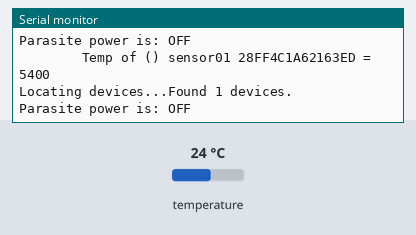
The sketch below on a simulated Arduino Uno, built with avr-gcc and run on an emulated ATmega328P. On the bench: the last lines printed to the serial monitor. The test bench sets the inputs (shaded band); at power-on: temperature 24 °C.

Above: at 6.6 s.
6.7 s: temperature set to 12 °C
At 9.3 s:
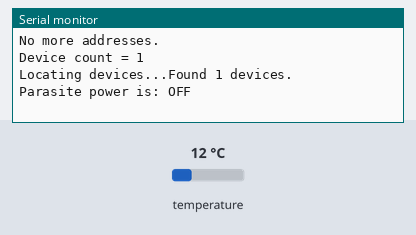
11.8 s: temperature set to 19 °C
At 13.53 s:
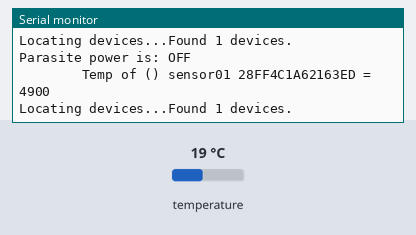
Timing chart, 0 to 15.0 s (numbered marks = the images above; inputs shaded):
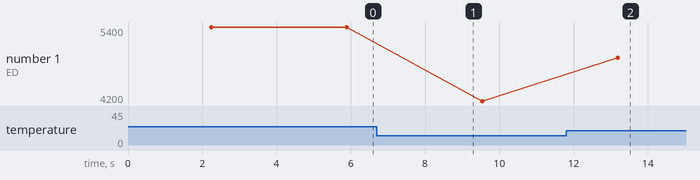

The sketch:

Tempsensor_Dynamic_serial_read_adding_sensor_name_try_rti_2.ino
```cpp
#include <OneWire.h>
#include <DallasTemperature.h>

// OneWire DS18S20, DS18B20, DS1822 Temperature Example
//
// http://www.pjrc.com/teensy/td_libs_OneWire.html
//
// The DallasTemperature library can do all this work for you!
// https://github.com/milesburton/Arduino-Temperature-Control-Library


#define ONE_WIRE_BUS 10

OneWire  ds(ONE_WIRE_BUS);  // on pin 10 (a 4.7K resistor is necessary)

DallasTemperature sensors(&ds);

int sensornumber = 0;

//romserials[20] = romserial1, romserial2, romserial3, romserial4, romserial5, romserial6, romserial7, romserial8, romserial9, romserial10, romserial11, romserial12, romserial13, romserial14, romserial15, romserial16, romserial17, romserial18, romserial19, romserial20;

void setup(void) {
  Serial.begin(9600);
      // Start up the library
  sensors.begin();
}

void loop(void) {
  // locate devices on the bus
  Serial.print("Locating devices...");
  Serial.print("Found ");
  Serial.print(sensors.getDeviceCount(), DEC);
  Serial.println(" devices.");
delay(500);
    Serial.print("Parasite power is: ");
  if (sensors.isParasitePowerMode()) Serial.println("ON");
  else Serial.println("OFF");
delay(500);

  byte i;
  byte present = 0;
  byte type_s;
  byte data[9];
  byte addr[8];
  int celsius;
  int celsiusstringlength;
//  int sensornumber = 0;

  String romserial;

  if ( !ds.search(addr)) {
    Serial.println("No more addresses.");
    Serial.print("Device count = ");
    Serial.print(sensornumber);
    Serial.println();
    ds.reset_search();
    sensornumber = 0;
    delay(400);
    return;
  }

 // Serial.print("ROM =");
  for( i = 0; i < 8; i++) {
    Serial.write(' ');
 //   Serial.print(addr[i], HEX);
  }

  if (OneWire::crc8(addr, 7) != addr[7]) {
  //    Serial.println("CRC is not valid!");
      return;
  }
 // Serial.println();

  // the first ROM byte indicates which chip
  switch (addr[0]) {
    case 0x10:
  //    Serial.println("  Chip = DS18S20");  // or old DS1820
      type_s = 1;
      break;
    case 0x28:
  //    Serial.println("  Chip = DS18B20");
      type_s = 0;
      break;
    case 0x22:
  //    Serial.println("  Chip = DS1822");
      type_s = 0;
      break;
    default:
  //    Serial.println("Device is not a DS18x20 family device.");
      return;
  }

  ds.reset();
  ds.select(addr);
  ds.write(0x44, 1);        // start conversion, with parasite power on at the end

  delay(1200);     // maybe 750ms is enough, maybe not
  // we might do a ds.depower() here, but the reset will take care of it.

  present = ds.reset();
  ds.select(addr);
  ds.write(0xBE);         // Read Scratchpad

  //Serial.print("  Data = ");
  //Serial.print(present, HEX);
  //Serial.print(" ");
  for ( i = 0; i < 9; i++) {           // we need 9 bytes
    data[i] = ds.read();
  //  Serial.print(data[i], HEX);
  //  Serial.print(" ");
  }
  //Serial.print(" CRC=");
  //Serial.print(OneWire::crc8(data, 8), HEX);
  //Serial.println();

  // Convert the data to actual temperature
  // because the result is a 16 bit signed integer, it should
  // be stored to an "int16_t" type, which is always 16 bits
  // even when compiled on a 32 bit processor.
  int16_t raw = (data[1] << 8) | data[0];
  if (type_s) {
    raw = raw << 3; // 9 bit resolution default
    if (data[7] == 0x10) {
      // "count remain" gives full 12 bit resolution
      raw = (raw & 0xFFF0) + 12 - data[6];
    }
  } else {
    byte cfg = (data[4] & 0x60);
    // at lower res, the low bits are undefined, so let's zero them
    if (cfg == 0x00) raw = raw & ~7;  // 9 bit resolution, 93.75 ms
    else if (cfg == 0x20) raw = raw & ~3; // 10 bit res, 187.5 ms
    else if (cfg == 0x40) raw = raw & ~1; // 11 bit res, 375 ms
    //// default is 12 bit resolution, 750 ms conversion time
  }
  celsius = (raw / 16.0)*100;
romserial = String(addr[i], HEX);
  Serial.print("Temp of (");

if (sensornumber < 20)
  {
    sensornumber++;
 //   Serial.print(raw);
  Serial.print(") sensor");
    char sensornumberpadded[5];
  sprintf(sensornumberpadded, "%02d", sensornumber);
  Serial.print(sensornumberpadded);
  Serial.print(" ");
  }
  Serial.print(addr[0], HEX);
    Serial.print(addr[1], HEX);
      Serial.print(addr[2], HEX);
        Serial.print(addr[3], HEX);
          Serial.print(addr[4], HEX);
            Serial.print(addr[5], HEX);
              Serial.print(addr[6], HEX);
                Serial.print(addr[7], HEX);
  Serial.print(" = ");
  char temppaddedoutput[5];
  sprintf(temppaddedoutput, "%04d", (celsius+3000));
  Serial.print(temppaddedoutput);
  Serial.println();
/*
for (uint8_t i = 0; i < sensornumber; i++) {
  DeviceAddress addr; //or use Addresses[i], if allocated properly
  sensors.getAddress(addr, i);
  printAddress(addr);
  Serial.println();
}

  delay(2000);
}
void printAddress(DeviceAddress deviceAddress)
{
  for (uint8_t i = 0; i < 8; i++)
  {
    if (deviceAddress[i] < 16){
      Serial.print("+");
    }
    Serial.print(deviceAddress[i], HEX);
  //  Serial.println();
  //  Serial.print(deviceAddress[i], DEC);
 //   Serial.print("\t");
 //   Serial.print(deviceAddress[i], BIN);
 //   Serial.print("\n");
  }
 // Serial.print();
 */
}
```

Measured:
- after the input at 11.8 s, the serial monitor: prints a new line after 1.4 s (image 2)
- plotted number 1: 5400 → 4200 after the input at 6.7 s, 4200 → 4900 after the input at 11.8 s
